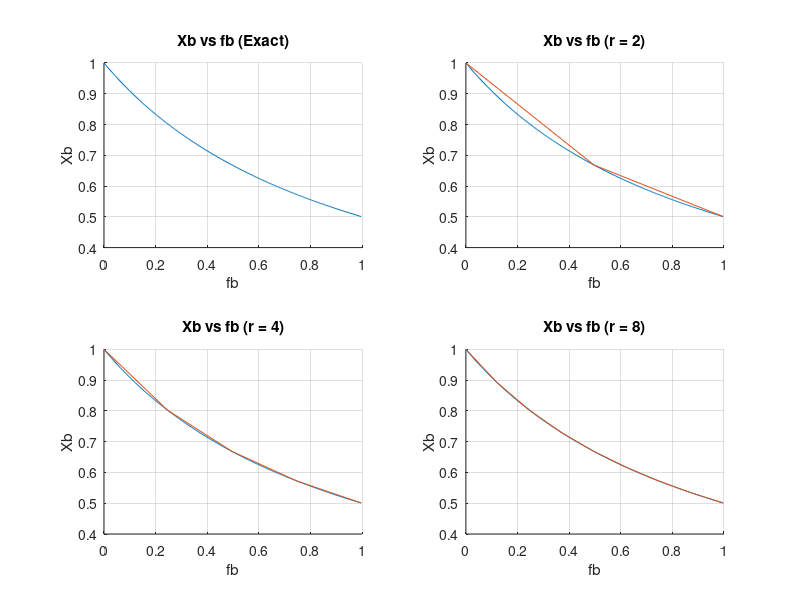

Source code (MATLAB):
clc;
clear;
fb = zeros(1, 256);
Xb = zeros(1, 256);
for i= 0:255
    i_bin = dec2bin(i, 8);
    decimal_val = (str2double(i_bin(1))/2) + (str2double(i_bin(2))/4) + ...
    (str2double(i_bin(3))/8) + (str2double(i_bin(4))/16) + ...
    (str2double(i_bin(5))/32) + (str2double(i_bin(6))/64) + ...
    (str2double(i_bin(7))/128) + (str2double(i_bin(8))/256);
    fb(1,i+1)=decimal_val;
end

for i=1:length(fb)
    Xb(i) = 1/(1+fb(i));
end

figure;
subplot(2,2,1);
axis([0 1 0.4 1]);
title('Xb vs fb (Exact)'),
xlabel('fb');
ylabel('Xb');
hold on;
grid on;
plot(fb, Xb);

% Two slices
Xb_d = [Xb(1) Xb(128) Xb(256)];
fb_d = [fb(1) fb(128) fb(256)];
% % fb = 0 to 0.4961
% slope = -0.2345;
% intercept = 0.8342;

% % fb = 0.4961 to 0.9961
% slope =  -0.1184;
% intercept =  0.5847;

subplot(2,2,2);
axis([0 1 0.4 1]);
title('Xb vs fb (r = 2)'),
xlabel('fb');
ylabel('Xb');
hold on;
grid on;
plot(fb, Xb, fb_d,Xb_d);

% Four slices
Xb_d = [Xb(1) Xb(64) Xb(128) Xb(192) Xb(256)];
fb_d = [fb(1) fb(64) fb(128) fb(192) fb(256)];
subplot(2,2,3);
axis([0 1 0.4 1]);
title('Xb vs fb (r = 4)'),
xlabel('fb');
ylabel('Xb');
hold on;
grid on;
plot(fb, Xb, fb_d,Xb_d);

% Eight slices
Xb_d = [Xb(1) Xb(32) Xb(64) Xb(96) Xb(128) Xb(160) Xb(192) ...
    Xb(224) Xb(256)];
fb_d = [fb(1) fb(32) fb(64) fb(96) fb(128) fb(160) fb(192) ...
    fb(224) fb(256)];
subplot(2,2,4);
axis([0 1 0.4 1]);
title('Xb vs fb (r = 8)'),
xlabel('fb');
ylabel('Xb');
hold on;
grid on;
plot(fb, Xb, fb_d,Xb_d);